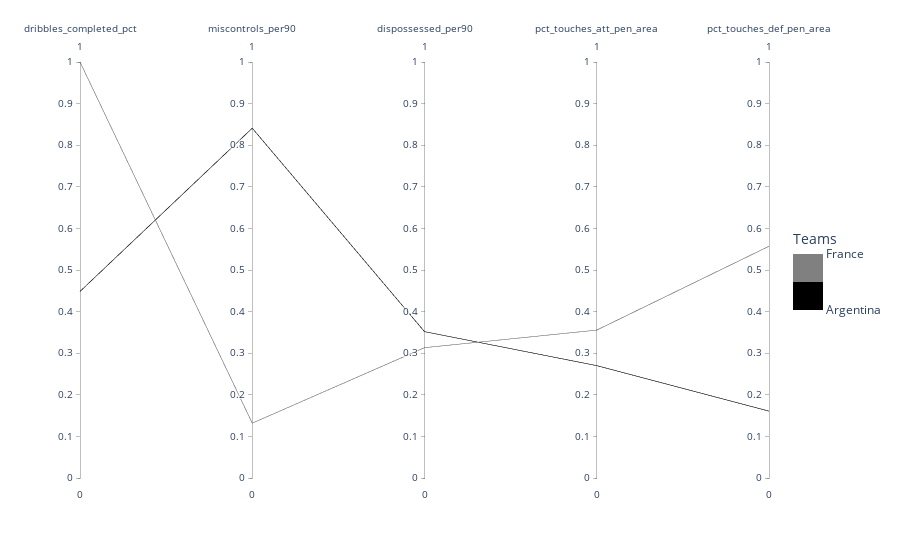

The cell this chart's notebook holds for it:
### Code cell
parallel_chart(possession, 'Argentina', 'France').show()

### Figure 1 — Plotly figure (JSON) as saved in the notebook; plotly's stock layout.template omitted (floating-point values rounded to 4 significant figures)
{"data": [{"dimensions": [{"label": "dribbles_completed_pct", "range": [0, 1], "values": [0.4485, 1]}, {"label": "miscontrols_per90", "range": [0, 1], "values": [0.8409, 0.1318]}, {"label": "dispossessed_per90", "range": [0, 1], "values": [0.3518, 0.3133]}, {"label": "pct_touches_att_pen_area", "range": [0, 1], "values": [0.2701, 0.3555]}, {"label": "pct_touches_def_pen_area", "range": [0, 1], "values": [0.1608, 0.5571]}], "domain": {"x": [0, 1], "y": [0, 1]}, "line": {"color": [0, 1], "coloraxis": "coloraxis"}, "name": "", "type": "parcoords"}], "layout": {"coloraxis": {"colorbar": {"len": 100, "lenmode": "pixels", "ticktext": ["Argentina", "France"], "tickvals": [0, 1], "title": {"text": "Teams"}}, "colorscale": [[0, "rgb(0.0, 0.0, 0.0)"], [0.5, "rgb(0.0, 0.0, 0.0)"], [0.5, "rgb(127.5, 127.5, 127.5)"], [1, "rgb(127.5, 127.5, 127.5)"]]}, "legend": {"tracegroupgap": 0}, "margin": {"t": 60}}}
